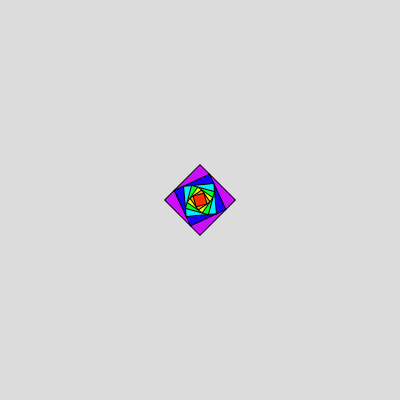
Frame 1 (no input)
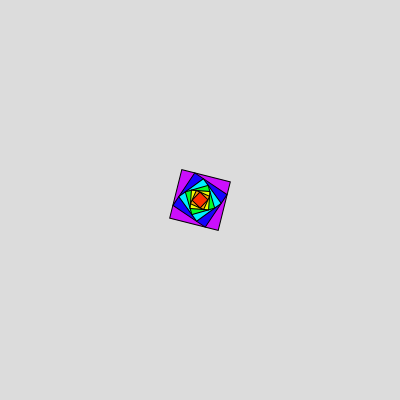
Frame 60 (no input)
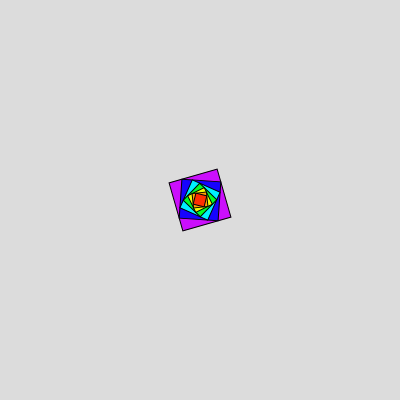
Frame 120 (the mouse pressed at the canvas centre since frame 60)

The p5.js sketch that drew these frames (run headless with seeded random() and noise() and a simulated clock; from frame 60 on, the mouse is pressed at the canvas centre):

// p5.js sketch
// ── sketch.js
let rotation = 45;
let scale;
let layer = 7;
let toggle = true;
let bgcolor, button1, button2, button3, slider;
function setup() {
  createCanvas(400, 400);
  rectMode(CENTER);
  button1 = createButton("Change Rotation");
  button1.mousePressed(changeRotate);
  button1.position(410, 10);
  button1.addClass('big-btn');
  button1.style('background-color', '#00AFFF');
  
  button2 = createButton("Add Layer");
  button2.mousePressed(addLayer);
  button2.position(410, 80);
  button2.addClass('big-btn');
  button2.style('background-color', '#02B512F0');
  
  button3 = createButton("Remove Layer");
  button3.mousePressed(subLayer);
  button3.position(410, 150);
  button3.style('background-color', '#C72500');
  button3.addClass('big-btn');
  
  slider = createSlider(0, 400, 50, 1);
  slider.position(410, 220);
  
}

function draw() {
  background(220);
  translate(width/2, height/2);
  scale = slider.value();
  drawShape(scale, rotation);
  if (toggle){
    rotation++;
  }else{
    rotation--;
  }
}

function drawShape(s, r){
  if(layer>=7){
  push();
  rotate(radians(r));
  fill("#CA03FEF0");
  rect(0, 0, s);
  pop();
  }
  if(layer>=6){
  push();
  rotate(radians(r+20));
  fill("#0B03FEF0");
  rect(0, 0, (0.78)*s);
  pop();
  }
  if(layer>=5){
  push();
  rotate(radians(r+40));
  fill("#00F0FF");
  rect(0, 0, (0.78)*(0.78)*s);
  pop();
  }
  if(layer>=4){
  push();
  rotate(radians(r+60));
  fill("#03FE19F0");
  rect(0, 0, (0.78)*(0.78)*(0.78)*s);
  pop();
  }
  if(layer>=3){
  push();
  rotate(radians(r+80));
  fill("#FEFB03F0");
  rect(0, 0, (0.78)*(0.78)*(0.78)*(0.78)*s);
  pop();
  }
  if(layer>=2){
  push();
  rotate(radians(r+100));
  fill("#FE9C03F0");
  rect(0, 0, (0.78)*(0.78)*(0.78)*(0.78)*(0.78)*s);
  pop();
  }
  if(layer>=1){
  push();
  rotate(radians(r+120));
  fill("#FF2F00");
  rect(0, 0, (0.78)*(0.78)*(0.78)*(0.78)*(0.78)*(0.78)*s);
  pop();
  }
}

function addLayer() {
  if(layer < 7){
    layer++;
  }
}

function subLayer() {
  if(layer > 1){
    layer--;
  }
}
  
function changeRotate() {
  toggle = !toggle;
}
// ── style.css
html, body {
  margin: 0;
  padding: 0;
}
canvas {
  display: block;
}
.big-btn {
  font-size: 24px;
  padding: 12px 24px;     
   
  color: white;
  border: none;
  border-radius: 12px;
  cursor: pointer; 
}
 
.big-btn:hover {
  background-color: #A7356E; 
}
